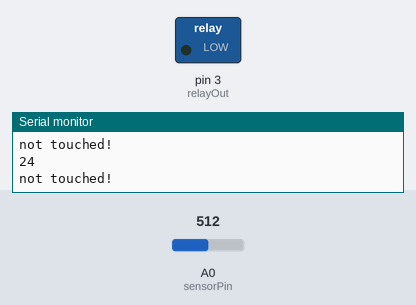
A sketch run on a simulated Arduino Uno, built with avr-gcc and run on an emulated ATmega328P. Parts: switched loads named in the sketch (green lamp = pin HIGH), the last lines printed to the serial monitor. Inputs (shaded band) come from the test bench; at power-on: A0 (sensorPin) = 512.

Above: at 1.7 s.
1.8 s: A0 (sensorPin) set to 490
At 2.2 s:
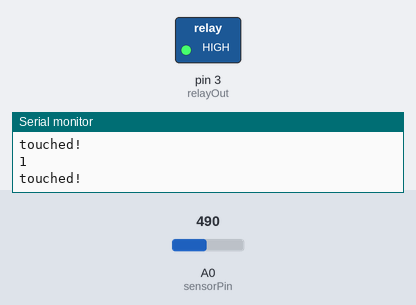
3.3 s: A0 (sensorPin) set to 510
At 3.7 s:
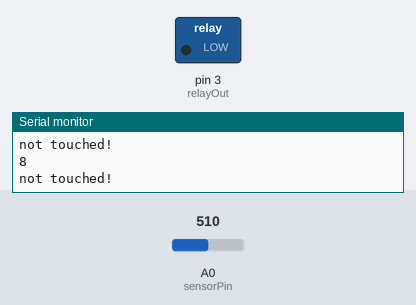
6.3 s: A0 (sensorPin) set to 306
At 6.8 s:
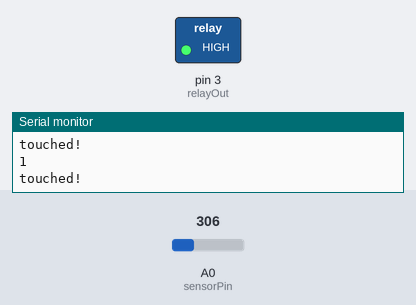
7.8 s: A0 (sensorPin) set to 511
At 8.2 s:
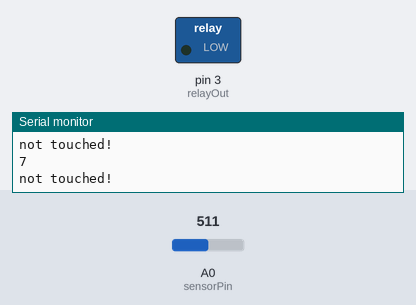
Timing chart, 0 to 10.3 s (numbered marks = the images above; inputs shaded):
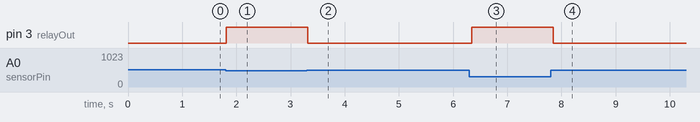

The sketch:

pillar_v4.ino
```cpp
#include <math.h>
#include <CapacitiveSensor.h>

int sensorPin = A0; // Input
int threshold = 500;
int relayOut = 3; // Relay Pin
int timer = 0; // Timer
int autoTime = 200; // Auto Time
int autoRunning = 5000; // Auto Runing Time

void setup() {
    Serial.begin(9600);
    pinMode(3, OUTPUT);
    // Sensor Testing
    for (int i = 0; i < 10; i++) {
        analogRead(sensorPin);
        delay(50);
    }
}

void loop() {
    int reading = analogRead(sensorPin);
    timer += 1;
    Serial.println(timer);
    if (reading > threshold && timer >= autoTime){
        // Auto Running
        digitalWrite(relayOut, HIGH);
        Serial.println("self touched!");
        delay(autoRunning);
        timer = 0;
    } else if (reading > threshold) {
        // Relay Off
        digitalWrite(relayOut, LOW);
        Serial.println("not touched!");
    } else {
        // Input Running
        digitalWrite(relayOut, HIGH);
        Serial.println("touched!");
        timer = 0;
    }
    // Serial.print(reading);
    delay(50);
}
```

Measured:
- the behaviour switches between 501 and 500 on A0 (sensorPin) (found by bisection; images 0 and 1)
- after the input at 1.8 s, pin 3 (relayOut): LOW → HIGH at once
- after the input at 3.3 s, pin 3 (relayOut): HIGH → LOW at once
- after the input at 6.3 s, pin 3 (relayOut): LOW → HIGH at once
- after the input at 7.8 s, pin 3 (relayOut): HIGH → LOW after 0.05 s
